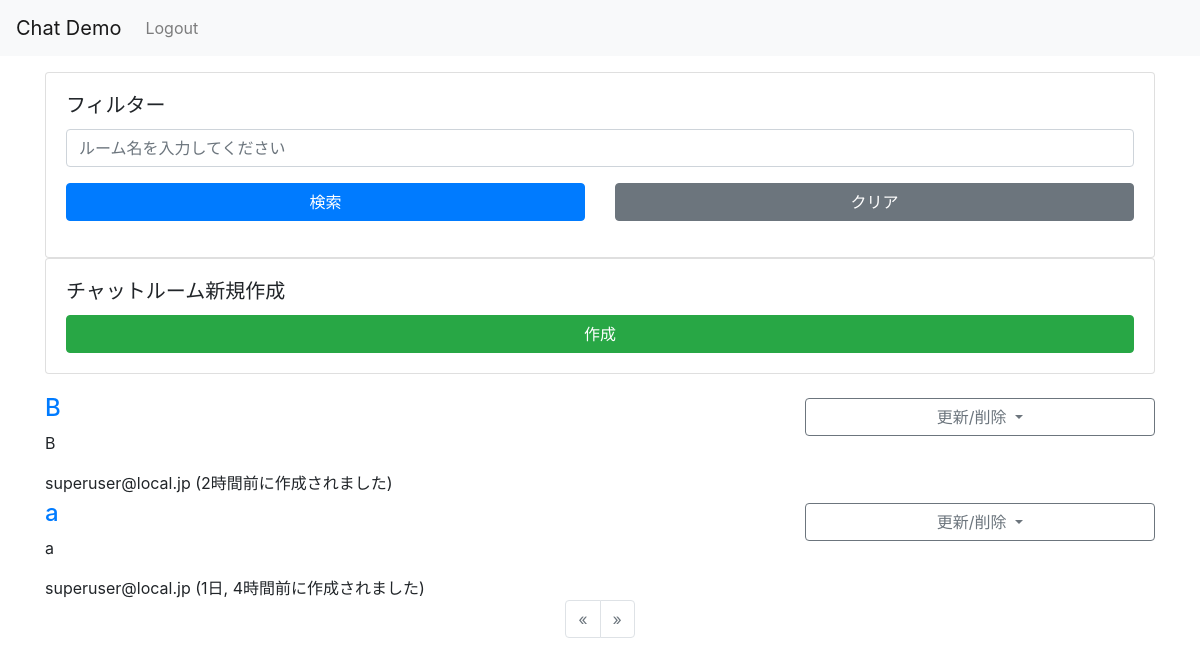
The page /chat/ (signed in) on the database its author committed.
### chat/models.py (models this page shows, shortened)
class Room(models.Model):
    host = models.ForeignKey(User, on_delete=models.CASCADE)
    name = models.CharField(gettext_lazy('ルーム名'), max_length=64)
    description = models.TextField(gettext_lazy('説明文'), max_length=128)
    participants = models.ManyToManyField(User, related_name='rooms', verbose_name=gettext_lazy('参加者'), blank=True)
    created_at = models.DateTimeField(gettext_lazy('Created time'), default=timezone.now)
    objects = RoomQueryset.as_manager()

### accounts/models.py (models this page shows)
class User(AbstractBaseUser, PermissionsMixin):
    screen_name = models.CharField(
        gettext_lazy('screen name'),
        max_length=128,
        default='',
        blank=True,
        help_text=gettext_lazy('Option. 128 characters or fewer.'),
    )
    email = models.EmailField(gettext_lazy('E-mail address'), unique=True)
    is_staff = models.BooleanField(
        gettext_lazy('staff status'),
        default=False,
        help_text=gettext_lazy('Designates whether the user can log into this admin site.'),
    )
    is_active = models.BooleanField(
        gettext_lazy('active'),
        default=True,
        help_text=gettext_lazy(
            'Designates whether this user should be treated as active. Unselect this instead of deleting accounts.'
        ),
    )
    date_joined = models.DateTimeField(gettext_lazy('date joined'), default=timezone.now)
    objects = CustomUserManager()
    USERNAME_FIELD = 'email'
    REQUIRED_FIELDS = []
    class Meta:
        verbose_name = gettext_lazy('user')
        verbose_name_plural = gettext_lazy('users')
    def __str__(self):
        return self.__unicode__()
    def __unicode__(self):
        return self.screen_name or self.email

### chat/views.py (the view)
# urls.py: path('', views.Index.as_view(), name='index'),
class Index(LoginRequiredMixin, ListView):
    model = models.Room
    template_name = 'chat/index.html'
    context_object_name = 'rooms'
    pagenate_by = 10
    def get_queryset(self):
        queryset = super().get_queryset()
        form = forms.SearchForm(self.request.GET or None)
        keywords = form.get_keywords()
        return queryset.filtering(user=self.request.user, keywords=keywords)
    def get_context_data(self, **kwargs):
        context = super().get_context_data(**kwargs)
        context['search_form'] = forms.SearchForm(self.request.GET or None)
        return context

### chat/forms.py
class SearchForm(forms.Form):
    keywords = forms.CharField(
        label=gettext_lazy('keywords (split space)'),
        required=False,
        widget=forms.TextInput(attrs={
            'placeholder': gettext_lazy('ルーム名を入力してください'),
            'class': 'form-control',
        }),
    )
    def get_keywords(self):
        init_keywords = ''
        keywords = init_keywords
        if self.is_valid():
            keywords = self.cleaned_data.get('keywords', init_keywords)
        return keywords

### chat/models.py (called while the page is built)
    def _related_user(self, user=None):
        try:
            queryset = self.filter(models.Q(host=user) | models.Q(participants__in=[user.pk]))
        except:
            queryset = self
        return queryset

    def filtering(self, user=None, keywords='', order='-created_at'):
        words = keywords.split()
        queryset = self._related_user(user=user)
        if words:
            condition = reduce(operator.or_, (models.Q(name__icontains=word) for word in words))
            queryset = queryset.filter(condition)
        return queryset.order_by(order).distinct()

### templates/chat/index.html (shortened to what this page needs)
{% extends 'base.html' %}
{% load humanize %}
{% block content %}
<div class="row justify-content-center">
    <div class="col-12">
        <div class="card">
            <div class="card-body">
                <h5 class="card-title">フィルター</h5>
                <form action="", method="GET">
                    <div class="form-group row">
                        <div class="col-12">
                            {{ search_form.keywords }}
                        </div>
                    </div>
                    <div class="form-group row">
                        <div class="col-12 col-sm-12 col-md-12 col-lg-6 col-xl-6">
                            <button type="submit" class="btn btn-primary btn-block">検索</button>
                        </div>
                        <div class="col-12 col-sm-12 col-md-12 col-lg-6 col-xl-6">
                            <a href="{% url 'chat:index' %}" class="btn btn-secondary btn-block">クリア</a>
                        </div>
                    </div>
                </form>
            </div>
        </div>
    </div>
</div>
<div class="row justify-content-center">
    <div class="col-12">
        <div class="card">
            <div class="card-body">
                <h5 class="card-title">チャットルーム新規作成</h5>
                <div class="row">
                    <div class="col-12">
                        <a href="{% url 'chat:create_room' %}" class="btn btn-success btn-block">作成</a>
                    </div>
                </div>
            </div>
        </div>
    </div>
</div>
<div class="row justify-content-center mt-3">
    <div class="col-12">
        <section>
        {% for room in rooms %}
            <article>
                <div class="row">
                    <div class="col-8">
                        <h4 class="h4 mt-1"><a href="{% url 'chat:enter_room' room.pk %}">{{ room.name }}</a></h4>
                        <p>{{ room.description }}</p>
                        <div>
                            <span>{{ room.host|stringformat:"s" }}</span>
                            <time datetime="{{ room.created_at|date:'Y-m-d' }}">({{ room.created_at|naturaltime }}に作成されました)</time>
                        </div>
                    </div>
                    <div class="col-4">
                    {% if room.host.pk == user.pk %}
                        <div class="dropdown mt-2">
                            <a class="btn btn-outline-secondary btn-block dropdown-toggle" href="#" role="button"
                                id="dropdownMenuLink{{ forloop.counter }}" data-toggle="dropdown" aria-haspopup="true" aria-expanded="false">
                                更新/削除
                            </a>
                        </div>
                    {% endif %}
                    </div>
                </div>
            </article>
        {% empty %}
            <article>
                <p>No rooms exists.</p>
            </article>
        {% endfor %}
        </section>
    </div>
</div>
{% if rooms %}
<div class="row justify-content-center">
    <div class="col-12">
{% include "pagination.html" %}
    </div>
</div>
{% endif %}
{% endblock %}

### rows shown on the page
Room: name "B", description "B", host "superuser@local.jp", created_at "2時間前"
Room: name "a", description "a", host "superuser@local.jp", created_at "1日, 4時間前"
